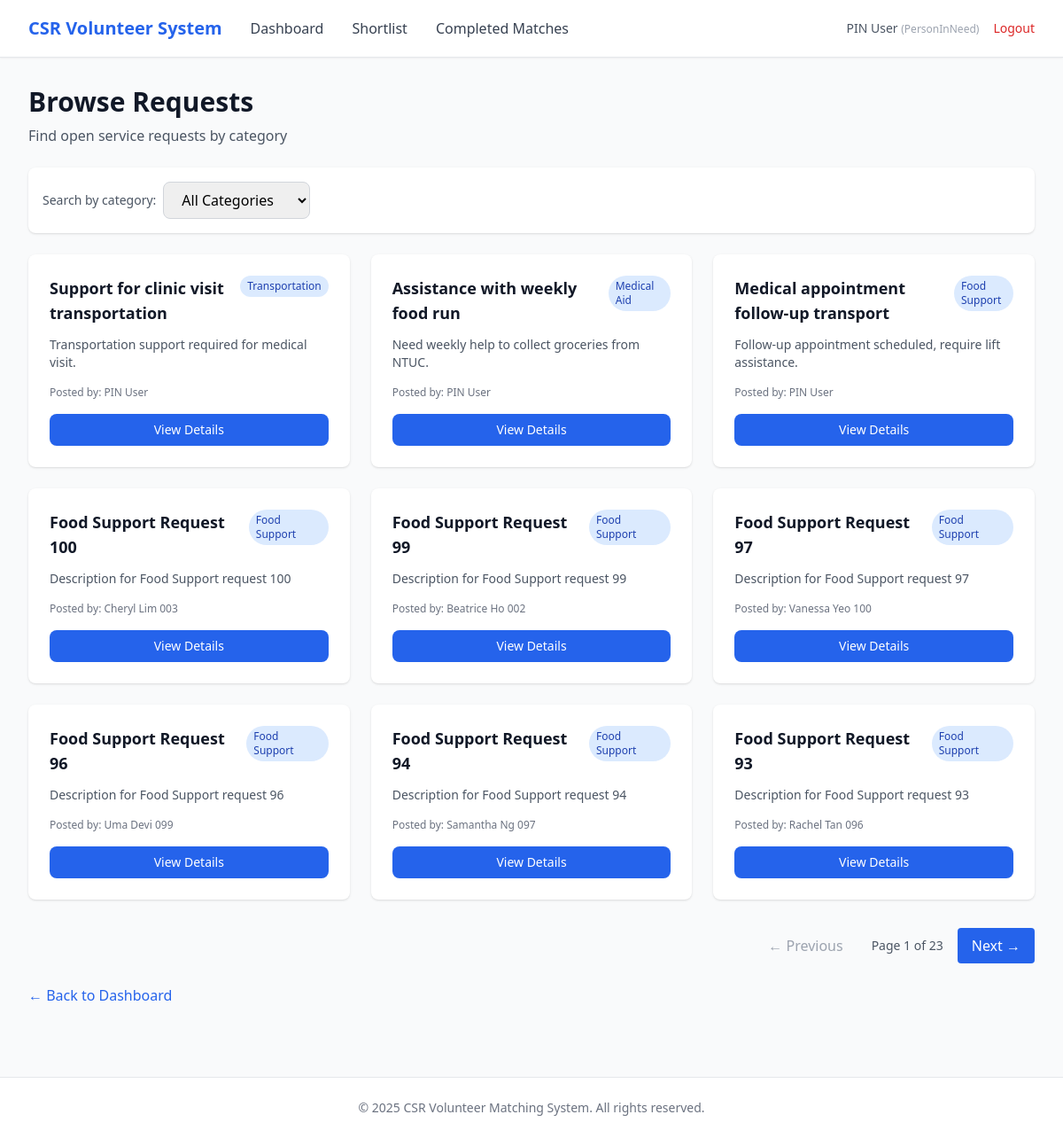
Page /csr/requests (signed in) on the committed database.
### app/entity/user_account.py (models this page shows, shortened)
class UserAccount(UserMixin, db.Model):
    __tablename__ = "user_accounts"
    userID = db.Column(db.Integer, primary_key=True, autoincrement=True)  # explicit auto increment
    name = db.Column(db.String(100), nullable=False)
    email = db.Column(db.String(120), nullable=False, unique=True, index=True)
    _password = db.Column("password", db.String(255), nullable=False)
    age = db.Column(db.Integer)
    phoneNumber = db.Column(db.String(20))
    isActive = db.Column(db.Boolean, default=True)
    profileID = db.Column(db.Integer, db.ForeignKey("user_profiles.profileID"), nullable=False)
    profile = db.relationship("UserProfile", back_populates="users", lazy=True)
    @property
    def password(self):
        raise AttributeError("Password is write-only.")
    @password.setter
    def password(self, raw):
        self._password = generate_password_hash(raw)

### app/entity/user_profile.py (models this page shows)
class UserProfile(db.Model):
    __tablename__ = "user_profiles"
    profileID   = db.Column(db.Integer, primary_key=True, autoincrement=True)  # explicit auto increment
    profileName = db.Column(db.String(50), nullable=False, unique=True)
    description = db.Column(db.String(255))
    isActive    = db.Column(db.Boolean, default=True)
    users = db.relationship("UserAccount", back_populates="profile", lazy=True)

### app/entity/request.py (models this page shows)
class Request(db.Model):
    __tablename__ = "requests"
    requestID = db.Column(db.Integer, primary_key=True)
    pinID = db.Column(db.Integer, db.ForeignKey("user_accounts.userID"), nullable=False)
    csrRepID = db.Column(db.Integer, db.ForeignKey("user_accounts.userID"))
    categoryID = db.Column(db.Integer, db.ForeignKey("categories.categoryID"), nullable=False)
    title = db.Column(db.String(150), nullable=False)
    description = db.Column(db.Text)
    status = db.Column(db.String(30), default="open")
    viewCount = db.Column(db.Integer, default=0)
    shortlistCount = db.Column(db.Integer, default=0)
    createdAt = db.Column(db.DateTime, default=db.func.now(), nullable=False)
    closedAt  = db.Column(db.DateTime)
    category = db.relationship("Category", back_populates="requests", lazy=True)
    person_in_need = db.relationship(
        "UserAccount",
        foreign_keys=[pinID],
        backref=db.backref("requests_made", lazy=True),
        lazy=True
    )
    csr_representative = db.relationship(
        "UserAccount",
        foreign_keys=[csrRepID],
        backref=db.backref("requests_supported", lazy=True),
        lazy=True
    )
    shortlists = db.relationship(
        "Shortlist",
        back_populates="request",
        cascade="all, delete-orphan",
        passive_deletes=True
    )
    match_records = db.relationship(
        "MatchRecord",
        back_populates="request",
        cascade="all, delete-orphan",
        passive_deletes=True
    )

### app/entity/category.py (models this page shows)
class Category(db.Model):
    __tablename__ = "categories"
    categoryID   = db.Column(db.Integer, primary_key=True)
    categoryName = db.Column(db.String(100), nullable=False, unique=True)
    description  = db.Column(db.String(255))
    isActive     = db.Column(db.Boolean, default=True)
    requests = db.relationship("Request", back_populates="category", lazy=True)

### app/boundary/routes.py (the view)
@boundary_bp.route("/csr/requests")
@login_required
def csr_requests():
    from app.control.csr_searchRequest_controller import CsrSearchRequestController
    from app.entity.category import Category
    page = request.args.get("page", 1, type=int)
    per_page = 9
    selected_category = request.args.get("category")
    categories = Category.query.filter_by(isActive=True).all()
    results = CsrSearchRequestController().searchRequest(selected_category)
    total = len(results)
    start = (page - 1) * per_page
    end = start + per_page
    paginated = results[start:end]
    class SimplePagination:
        def __init__(self, page, per_page, total):
            self.page = page
            self.per_page = per_page
            self.total = total
            self.pages = (total + per_page - 1) // per_page
            self.has_prev = page > 1
            self.has_next = page < self.pages
            self.prev_num = page - 1
            self.next_num = page + 1
    pagination = SimplePagination(page, per_page, total)
    return render_template(
        "csr/requests.html",
        requests=paginated,
        categories=categories,
        selected_category=selected_category,
        pagination=pagination
    )

### app/control/csr_searchRequest_controller.py (called while the page is built)
    def searchRequest(self, category: str):
        q = Request.query.join(Category, Request.categoryID == Category.categoryID)
        q = q.filter(Category.isActive == True, Request.status == "open")
        if category:
            q = q.filter(Category.categoryName.ilike(f"%{category}%"))
        return q.order_by(Request.requestID.desc()).all()

### app/entity/user_account.py (called while the page is built)
@login_manager.user_loader
def load_user(user_id):
    return UserAccount.query.get(int(user_id))

### app/templates/csr/requests.html (shortened to what this page needs)
{% extends "base.html" %}
{% block nav_links %}
<a href="{{ url_for('boundary.csr_dashboard') }}" class="text-gray-700 hover:text-primary">Dashboard</a>
<a href="{{ url_for('boundary.csr_shortlist') }}" class="text-gray-700 hover:text-primary">Shortlist</a>
<a href="{{ url_for('boundary.csr_matches') }}" class="text-gray-700 hover:text-primary">Completed Matches</a>
{% endblock %}
{% block content %}
<div class="mb-6">
    <h1 class="text-3xl font-bold text-gray-900">Browse Requests</h1>
    <p class="text-gray-600 mt-2">Find open service requests by category</p>
</div>
<div class="bg-white rounded-lg shadow mb-6 p-4">
    <form method="GET" action="{{ url_for('boundary.csr_requests') }}" class="flex gap-2 items-center">
        <label class="text-sm text-gray-600">Search by category:</label>
        <select name="category"
                class="px-4 py-2 border border-gray-300 rounded-lg focus:ring-2 focus:ring-primary focus:border-transparent"
                onchange="this.form.submit()">
            <option value="">All Categories</option>
        </select>
    </form>
</div>
<div class="grid grid-cols-1 md:grid-cols-2 lg:grid-cols-3 gap-6">
    {% for req in requests %}
    <div class="bg-white rounded-lg shadow hover:shadow-lg transition">
        <div class="p-6">
            <div class="flex justify-between items-start mb-3">
                <h3 class="text-lg font-bold text-gray-900">{{ req.title }}</h3>
                <span class="px-2 py-1 text-xs font-medium rounded-full bg-blue-100 text-blue-800">
                    {{ req.category.categoryName }}
                </span>
            </div>
            <p class="text-sm text-gray-600 mb-4 line-clamp-3">{{ req.description }}</p>
            <div class="text-xs text-gray-500 mb-4">
                <p>Posted by: {{ req.person_in_need.name }}</p>
            </div>
            <div class="flex gap-2">
                <a href="{{ url_for('boundary.csr_view_request', request_id=req.requestID) }}"
                   class="flex-1 text-center px-4 py-2 bg-primary text-white rounded-lg hover:bg-blue-700 transition text-sm">
                    View Details
                </a>
            </div>
        </div>
    </div>
    {% else %}
    <div class="col-span-full text-center py-12">
        <p class="text-gray-500">No open requests found for this category.</p>
    </div>
    {% endfor %}
</div>
{% if pagination.pages > 1 %}
<div class="mt-8 flex justify-end items-center gap-4">
    {% if pagination.has_prev %}
    <a href="{{ url_for('boundary.csr_requests', page=pagination.prev_num, category=selected_category) }}"
       class="px-4 py-2 bg-gray-200 text-gray-700 rounded hover:bg-gray-300">← Previous</a>
    {% else %}
    <span class="px-4 py-2 text-gray-400 cursor-not-allowed">← Previous</span>
    {% endif %}
    <span class="text-sm text-gray-600">
        Page {{ pagination.page }} of {{ pagination.pages }}
    </span>
    {% if pagination.has_next %}
    <a href="{{ url_for('boundary.csr_requests', page=pagination.next_num, category=selected_category) }}"
       class="px-4 py-2 bg-primary text-white rounded hover:bg-blue-700">Next →</a>
    {% else %}
    <span class="px-4 py-2 text-gray-400 cursor-not-allowed">Next →</span>
    {% endif %}
</div>
{% endif %}
<div class="mt-6">
    <a href="{{ url_for('boundary.csr_dashboard') }}" class="text-primary hover:text-blue-700">
        ← Back to Dashboard
    </a>
</div>
{% endblock %}

### app/templates/base.html (shortened to what this page needs)
<!DOCTYPE html>
<html lang="en">
<head>
    <script src="https://cdn.tailwindcss.com"></script>
</head>
<body class="bg-gray-50 min-h-screen">
    {% if current_user.is_authenticated %}
    <nav class="bg-white shadow-sm border-b border-gray-200">
        <div class="max-w-7xl mx-auto px-4 sm:px-6 lg:px-8">
            <div class="flex justify-between items-center h-16">
                <div class="flex items-center gap-8">
                    <a href="{{ url_for('boundary.login') }}" class="text-xl font-bold text-primary">
                        CSR Volunteer System
                    </a>
                    {% block nav_links %}{% endblock %}
                </div>
                <div class="flex items-center gap-4">
                    <span class="text-sm text-gray-600">
                        {{ current_user.name }}
                        <span class="text-xs text-gray-400">({{ current_user.profile.profileName }})</span>
                    </span>
                    <a href="{{ url_for('boundary.logout') }}" class="text-sm text-red-600 hover:text-red-700">
                        Logout
                    </a>
                </div>
            </div>
        </div>
    </nav>
    {% endif %}
    <main class="max-w-7xl mx-auto px-4 sm:px-6 lg:px-8 py-8">
        {% block content %}{% endblock %}
    </main>
    <footer class="bg-white border-t border-gray-200 mt-12">
        <div class="max-w-7xl mx-auto px-4 sm:px-6 lg:px-8 py-6">
            <p class="text-center text-sm text-gray-500">
                &copy; 2025 CSR Volunteer Matching System. All rights reserved.
            </p>
        </div>
    </footer>
</body>
</html>

### rows in the picture
UserAccount: name "PIN User"
UserProfile: profile.profileName "PersonInNeed"
Request: title "Support for clinic visit transportation", category.categoryName "Transportation", description "Transportation support required for medical visit.", person_in_need.name "PIN User"
Request: title "Assistance with weekly food run", category.categoryName "Medical Aid", description "Need weekly help to collect groceries from NTUC.", person_in_need.name "PIN User"
Request: title "Medical appointment follow-up transport", category.categoryName "Food Support", description "Follow-up appointment scheduled, require lift assistance.", person_in_need.name "PIN User"
Request: title "Food Support Request 100", category.categoryName "Food Support", description "Description for Food Support request 100", person_in_need.name "Cheryl Lim 003"
Request: title "Food Support Request 99", category.categoryName "Food Support", description "Description for Food Support request 99", person_in_need.name "Beatrice Ho 002"
Request: title "Food Support Request 97", category.categoryName "Food Support", description "Description for Food Support request 97", person_in_need.name "Vanessa Yeo 100"
Request: title "Food Support Request 96", category.categoryName "Food Support", description "Description for Food Support request 96", person_in_need.name "Uma Devi 099"
Request: title "Food Support Request 94", category.categoryName "Food Support", description "Description for Food Support request 94", person_in_need.name "Samantha Ng 097"
Request: title "Food Support Request 93", category.categoryName "Food Support", description "Description for Food Support request 93", person_in_need.name "Rachel Tan 096"

### other values in the picture
{{ pagination.page }} "1"
{{ pagination.pages }} "23"
